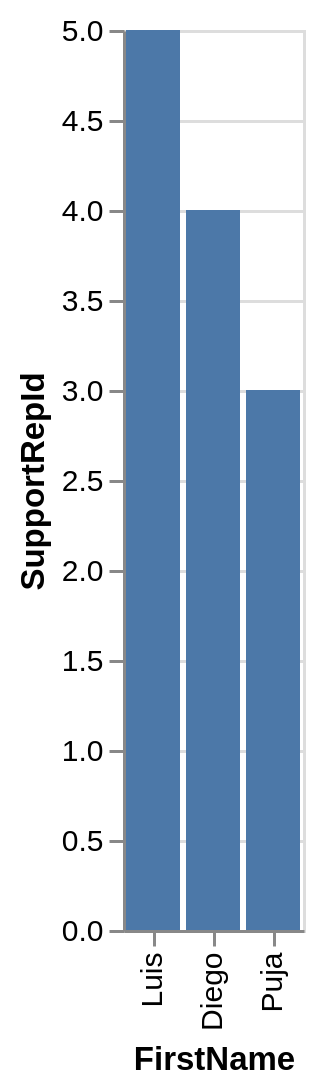

Specify this chart in Vega-Lite:
### Vega-Lite specification from a JSON file in a GitHub repository (floating-point values rounded to 4 significant figures)
{"data": {"values": [{"x_data": "Luis", "y_data": 5}, {"x_data": "Diego", "y_data": 4}, {"x_data": "Puja", "y_data": 3}]}, "mark": "bar", "encoding": {"x": {"field": "x_data", "type": "nominal", "title": "FirstName", "sort": {"op": "sum", "field": "y_data", "order": "descending"}}, "y": {"field": "y_data", "type": "quantitative", "title": "SupportRepId"}}}
